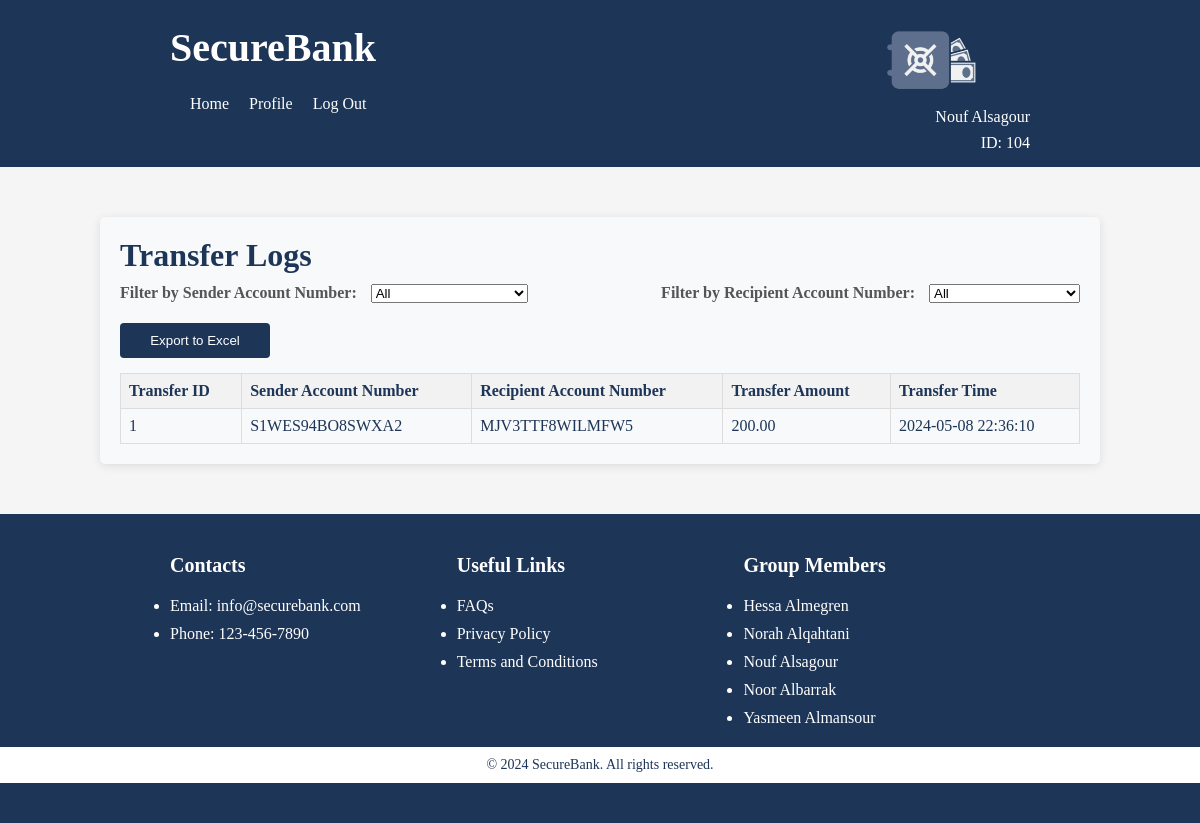
The app's page /SecureBank/Admin/Services/transferLogs.php (signed in) with its own data.
### tables this page shows
CREATE TABLE `fundstransfer` (
  `transfer_id` int(11) NOT NULL,
  `sender_accountId` int(11) NOT NULL,
  `recipient_accountId` int(11) NOT NULL,
  `transfer_amount` decimal(10,0) NOT NULL,
  `transfer_time` datetime NOT NULL DEFAULT current_timestamp()
);

CREATE TABLE `accounts` (
  `account_id` int(11) NOT NULL,
  `account_number` varchar(50) NOT NULL,
  `account_type` enum('Savings','Checking','Business','Individual Retirement') NOT NULL,
  `date_opened` date NOT NULL DEFAULT current_timestamp(),
  `account_status` enum('Active','Closed','Suspended','Pending Approval') NOT NULL DEFAULT 'Pending Approval',
  `balance` decimal(10,0) NOT NULL,
  `user_id` int(11) NOT NULL
);

### SecureBank/Admin/Services/transferLogs.php (the view, shortened to what this page needs)
<!DOCTYPE html>
<html lang="en">
<head>
  <link rel="stylesheet" href="../../CSS/styles.css">
  <link rel="stylesheet" href="../CSS/styles.css">
</head>
<body>
  <?php include('../Include/header.php'); ?>
  <main>
    <h1 style="margin-bottom: 10px;">Transfer Logs</h1>
    <div class="filters-container">
      <div>
        <label class="filter-label" for="sender-filter">Filter by Sender Account Number:</label>
        <select id="sender-filter" onchange="filterTable()">
          <option value="">All</option>
        </select>
      </div>
      <div>
        <label class="filter-label" for="recipient-filter">Filter by Recipient Account Number:</label>
        <select id="recipient-filter" onchange="filterTable()">
          <option value="">All</option>
        </select>
      </div>
    </div>
    <button class="button" style="height: 35px;" onclick="exportToExcel()">Export to Excel</button>
    <table id="transfers-table">
      <thead>
        <tr>
          <th>Transfer ID</th>
          <th>Sender Account Number</th>
          <th>Recipient Account Number</th>
          <th>Transfer Amount</th>
          <th>Transfer Time</th>
        </tr>
      </thead>
      <tbody>
      <?php
        include($_SERVER['DOCUMENT_ROOT'] . '/SecureBank/Configurations/databaseConfig.php');
        $query = "SELECT t.transfer_id, a1.account_number AS sender_account_number, a2.account_number AS recipient_account_number, t.transfer_amount, t.transfer_time
                  FROM fundstransfer t
                  INNER JOIN accounts a1 ON t.sender_accountid = a1.account_id
                  INNER JOIN accounts a2 ON t.recipient_accountid = a2.account_id";
        $result = mysqli_query($conn, $query);
        if ($result) {
          if (mysqli_num_rows($result) > 0) {
            while ($row = mysqli_fetch_assoc($result)) {
              echo "<tr>";
              echo "<td>" . $row['transfer_id'] . "</td>";
              echo "<td class='sender-account'>" . $row['sender_account_number'] . "</td>";
              echo "<td class='recipient-account'>" . $row['recipient_account_number'] . "</td>";
              echo "<td>" . number_format($row['transfer_amount'], 2) . "</td>";
              echo "<td>" . $row['transfer_time'] . "</td>";
              echo "</tr>";
            }
          } else {
            echo "<tr><td colspan='5'>No transfers exist</td></tr>";
          }
        } else {
          echo "Error: " . mysqli_error($conn);
        }
        ?>
      </tbody>
    </table>
  </main>
  <?php include($_SERVER['DOCUMENT_ROOT'] . '/SecureBank/Include/footer.php');?>
</body>
</html>

### SecureBank/CSS/styles.css (style rules this page uses)
* { margin: 0; padding: 0; box-sizing: border-box; }
body { font-family: 'Times New Roman', Times, serif; background-color: #f5f5f5; color: #1d3557; margin: 0; padding: 0; }
.button { background-color: #1d3557; color: #fff; cursor: pointer; }
.button { background-color: #0f2642; }

### SecureBank/Admin/CSS/styles.css (style rules this page uses)
main { max-width: 1000px; margin: 50px auto; padding: 20px; background-color: #f8f9fa; box-shadow: 0 2px 10px rgba(0, 0, 0, 0.1); border-radius: 5px; }
table { border-collapse: collapse; width: 100%; }
table th, table td { border: 1px solid #ddd; padding: 8px; text-align: left; }
table th { background-color: #f2f2f2; }
label { font-weight: bold; margin-bottom: 5px; color: #555; }
.button { padding: 10px 20px auto; background-color: #1d3557; color: white; border: none; border-radius: 4px; cursor: pointer; transition: background-color 0.3s ease; width: 150px; margin-bottom: 15px; }
.filters-container { display: flex; margin-bottom: 10px; justify-content: space-between; margin-bottom: 20px; }
.filter-label { margin-right: 10px; }
.button { height: 35px; margin-right: 5px; }

### records on screen
fundstransfer: transfer_id "1", sender_accountId.account_number "S1WES94BO8SWXA2", recipient_accountId.account_number "MJV3TTF8WILMFW5", transfer_amount "200.00", transfer_time "2024-05-08 22:36:10"

### other values on screen
$adminFirstName "Nouf"
$adminLastName "Alsagour"
$adminId "104"
